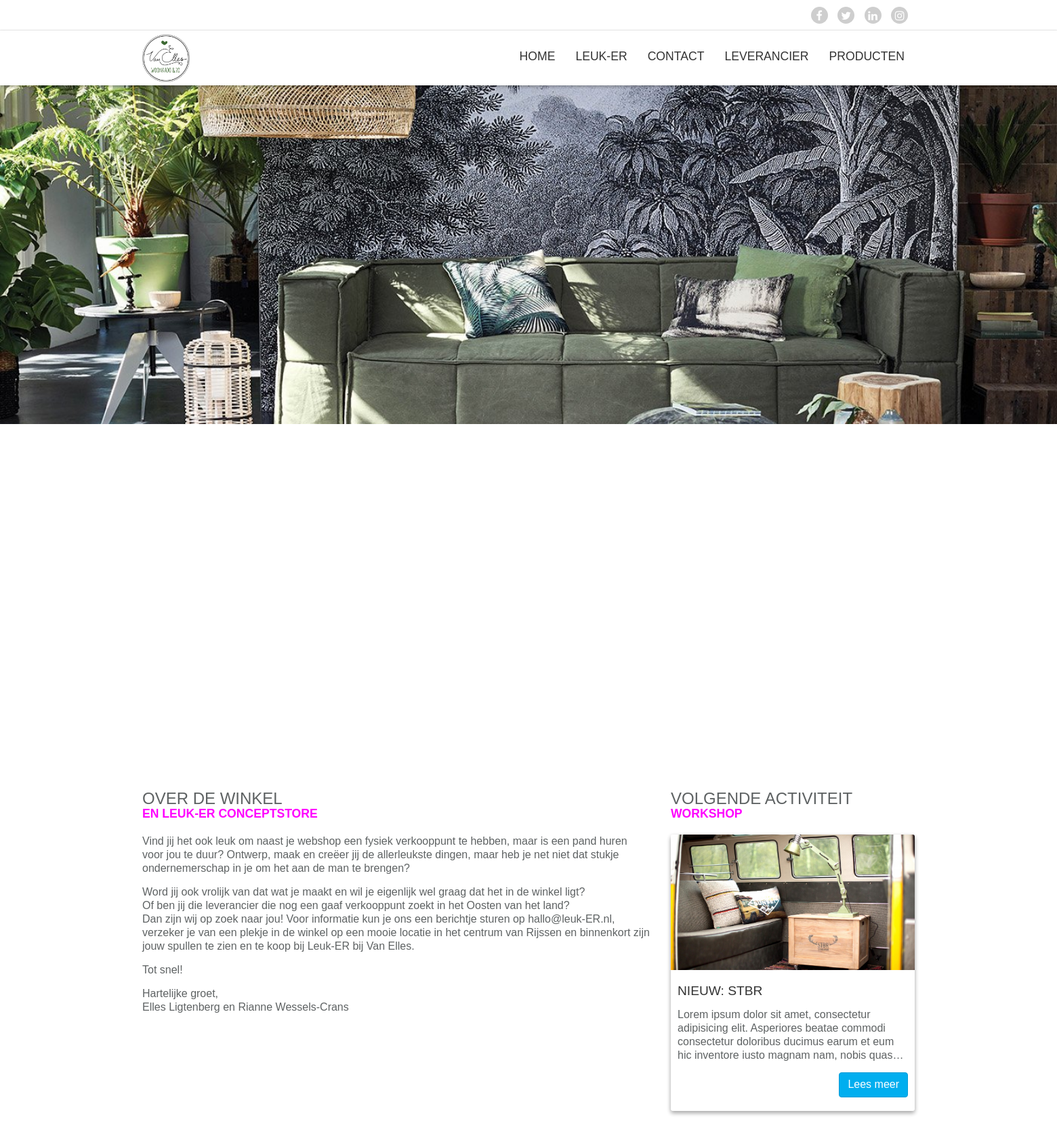
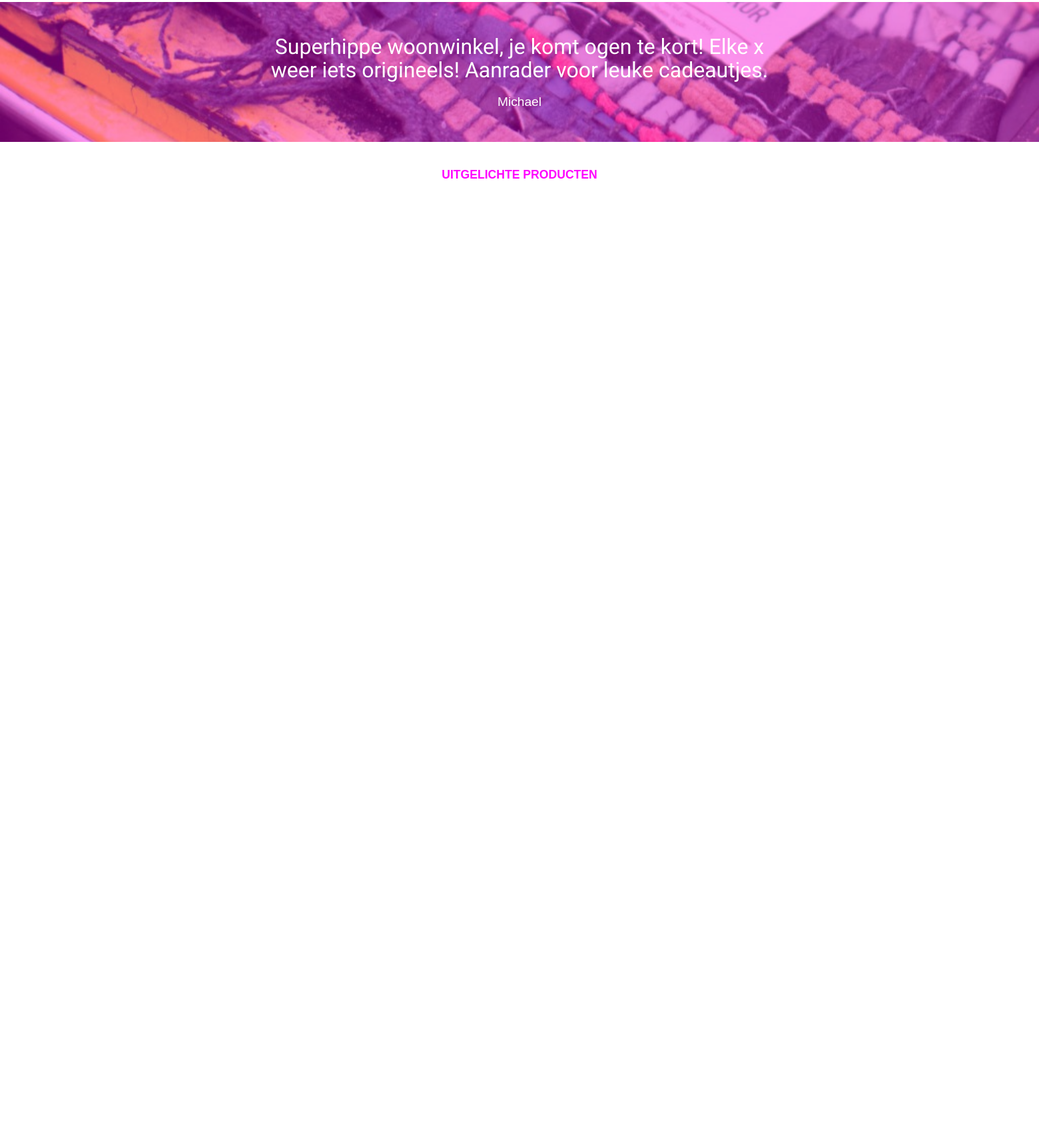
The page / (upper part) on the database its author committed (2 pictures, top to bottom).
### tables this page shows
CREATE TABLE `page` (
  `id` int(11) NOT NULL,
  `pagetitle` varchar(100) NOT NULL,
  `title` varchar(100) NOT NULL,
  `subtitle` varchar(100) DEFAULT NULL,
  `inhoud` mediumtext,
  `description` varchar(2000) DEFAULT NULL,
  `kernwoorden` varchar(100) DEFAULT NULL,
  `active` int(1) DEFAULT '1' COMMENT '1 = actief, 0 = inactief',
  `datum` datetime DEFAULT CURRENT_TIMESTAMP ON UPDATE CURRENT_TIMESTAMP,
  `image` varchar(45) DEFAULT NULL,
  `Module_id` int(11) NOT NULL,
  `user_id` int(11) NOT NULL,
  `url` varchar(50) NOT NULL,
  `page_order` int(11) NOT NULL DEFAULT '99'
);

CREATE TABLE `review` (
  `review_id` int(11) NOT NULL,
  `quote` varchar(200) NOT NULL,
  `rating` int(1) NOT NULL,
  `user_id` int(11) NOT NULL,
  `datum` datetime NOT NULL DEFAULT CURRENT_TIMESTAMP,
  `active` int(1) NOT NULL DEFAULT '0' COMMENT '0 = Niet geaccepteerd, 1 = geaccepteerd'
);

CREATE TABLE `user` (
  `user_id` int(11) NOT NULL,
  `email` varchar(45) NOT NULL,
  `first_name` varchar(45) DEFAULT NULL,
  `insertion` varchar(45) DEFAULT NULL,
  `last_name` varchar(45) DEFAULT NULL,
  `birthday` datetime DEFAULT NULL,
  `phonenumber` int(12) DEFAULT NULL,
  `city` varchar(45) DEFAULT NULL,
  `address` varchar(45) DEFAULT NULL,
  `zipcode` varchar(45) DEFAULT NULL,
  `role` int(11) NOT NULL DEFAULT '2',
  `newsletter` int(1) NOT NULL DEFAULT '0' COMMENT '0=nee, 1=ja'
);

### index.php (called while the page is built)
<?php
include_once('admin/classes/connection.class.php');
include_once('admin/classes/page.class.php');
$page = new Page();
if(isset($_GET['page'])) {
    $pageContent = $page->getPageByUrl(htmlentities($_GET['page']));
    if(!$pageContent) {
        $pageContent = [
            "pagetitle"     => "Oepss 404",
            "title"         => "Oepss, 404",
            "subtitle"      => "Deze pagina bestaat helaas niet.",
            "inhoud"        => "",
            "description"   => "",
            "kernwoorden"   => "",
            "path"          => "404.php"
        ];
    }
} else {
    $pageContent = $page->getFirstPageBy();
}
include_once('includes/header.php');
include_once('module/'.$pageContent['path']);
include_once('includes/footer.php');

### admin/classes/page.class.php (called while the page is built, shortened)
<?php
class Page {
    private $_db;
    public function __construct()
    {
        $this->_db = new Connection();
        $this->_db = $this->_db->databaseConnection();
    }
    public function getFirstPageBy() {
        try {
            $query = $this->_db->prepare('
                    SELECT pagetitle, title, subtitle, inhoud, description, kernwoorden, path
                    FROM page p
                    JOIN Module m ON p.Module_id = m.id
                    LIMIT 1;
                ');
            if($query->execute()) {
                if($query->rowCount() > 0) {
                    return $content = $query->fetchAll()[0];
                } else {
                    return false;
                }
            } else {
                return false;
            }
        } catch (PDOexception $e) {
            return false;
        }
    }
    public function getMenuItems() {
        try {
            $query = $this->_db->prepare('
                    SELECT pagetitle, url FROM page
                    WHERE active = 1
                    ORDER BY page_order, id;
                ');
            if($query->execute()) {
                return $content = $query->fetchAll();
            } else {
                return false;
            }
        } catch (PDOException $e) {
            return false;
        }
    }
}

### admin/classes/connection.class.php (called while the page is built, shortened)
<?php
class Connection {
    public function databaseConnection() {
        try {
            $this->_db = new PDO('mysql:host=localhost;dbname=vanelles', 'root', '');
            return $this->_db;
        } catch (PDOException $e) {
            echo "<h3>Let op</h3>Er is helaas een probleem met het verbinden van de server, probeer het later nog eens.";
            exit;
        }
    }
}

### admin/classes/content.class.php (called while the page is built)
<?php
class Content
{
    private $_db;
    public function __construct()
    {
        $this->_db = new Connection();
        $this->_db = $this->_db->databaseConnection();
    }
    public function getOneRandomReview()
    {
        try {
            $query = $this->_db->prepare('
                    SELECT * FROM review JOIN user ON review.user_id=user.user_id WHERE active=1 ORDER BY RAND() LIMIT 1;
                ');
            if ($query->execute()) {
                if ($query->rowCount() > 0) {
                    return $content = $query->fetchAll()[0];
                } else {
                    return false;
                }
            } else {
                echo $query->errorInfo();
                return false;
            }
        } catch (PDOexception $e) {
            echo $e->getMessage();
            return false;
        }
    }
}
?>

### module/homepage.php (the view, shortened to what this page needs)
<?php require_once 'includes/header.php'; ?>
<div id="content">
    <div id="main-slider">
        <div>
            <div class="slide" style="background-image: url('images/hk-living-banner_2048x2048.jpg')">
            </div>
        </div>
    </div>
    <div class="container">
        <div class="row">
            <section class="col-md-8 col-sm-7 col-xs-12 marbot">
                <div class="ptitle">
                    <h1><?php echo $pageContent['title']; ?></h1>
                    <h2><?php echo $pageContent['subtitle']; ?></h2>
                </div>
                <?php echo $pageContent['inhoud']; ?>
            </section>
            <aside class="col-md-4 col-sm-5 col-xs-12 marbot">
                <div class="ptitle">
                    <h1>Volgende activiteit</h1>
                    <h2>Workshop</h2>
                </div>
                <div class="card">
                    <a href="#" style="background-image: url('images/stbr.jpg');" class="card-img"></a>
                    <div class="card-body">
                        <a href="#"><h4 class="card-title">Nieuw: STBR</h4></a>
                        <p class="card-text">Lorem ipsum dolor sit amet, consectetur adipisicing elit. Asperiores beatae commodi consectetur doloribus ducimus earum et eum hic inventore iusto magnam nam, nobis quas quasi recusandae repellendus saepe, soluta tempora.</p>
                        <div class="a-right"><a href="#" class="btn btn-primary">Lees meer</a></div>
                    </div>
                </div>
            </aside>
        </div>
    </div>
    <?php require_once 'includes/quote.php'; ?>
    <div class="container">
        <div class="row">
            <div class="col-xs-12" id="main-product">
                <div class="a-center">
                    <div class="ptitle">
                        <h2>Uitgelichte producten</h2>
                    </div>
                </div>
                <div id="product-slide">
                </div>
            </div>
        </div>
    </div>
</div>
<?php require_once 'includes/footer.php'; ?>

### includes/menu.php (shortened to what this page needs)
<ul id="main-menu">
    <?php
    $menuitems = $page->getMenuItems();
    foreach ($menuitems as $item) {
        $title = $item['pagetitle'];
        $url = constant("local_url").$item['url'];
        echo "<li><a href='$url'>$title</a></li>";
    }
    ?>
</ul>

### includes/quote.php (shortened to what this page needs)
<?php
    require_once 'admin/classes/connection.class.php';
    require_once 'admin/classes/content.class.php';
    $content = new Content();
    $random = $content->getOneRandomReview();
    ?>
<?php if ($random){?>
        <div id="main-quote" style="background-image: url('images/stbr2.jpg');">
            <div class="overlay"></div>
            <div class="container">
                <div class="row">
                    <div class="col-md-8 col-sm-10 col-xs-12 col-md-offset-2 col-sm-offset-1">
                        <div id="quote-slider">
                            <div>
                               <?php
                                    $naamprint = $random["first_name"];
                                    $quoteprint = $random["quote"];
                                    print("<div class='quote'>" . $quoteprint . "<br>");
                                    print("</div>");
                                    print("<div class='naam'>" . $naamprint . "</div>");
                                 ?>
                            </div>
                        </div>
                    </div>
                </div>
            </div>
        </div>
<?php } else {
    print("<div class='quote'>hoi</div>");
} ?>

### css/lightbox.css (style rules this page uses)
body:after { content: url(../images/close.png) url(../images/loading.gif) url(../images/prev.png) url(../images/next.png); display: none; }

### css/main.css (style rules this page uses)
body { font-family: "Century Gothic", CenturyGothic, AppleGothic, sans-serif; font-size: 16px; font-style: normal; font-variant: normal; font-weight: 400; line-height: 20px; color: #5e6263; overflow-x: hidden; background-color: #fff; padding-top: 126px; }
.card, #main-header, .icon-list li a { -webkit-transition: all 0.2s ease-in-out; -moz-transition: all 0.2s ease-in-out; -ms-transition: all 0.2s ease-in-out; -o-transition: all 0.2s ease-in-out; transition: all 0.2s ease-in-out; }
.ptitle { margin-bottom: 20px; }
.ptitle h1 { font-size: 1.5em; color: #5e6263; text-transform: uppercase; margin: 0; font-family: Josefin Sans, sans-serif; }
.ptitle h2 { font-size: 1.1em; color: #ff00ff; text-transform: uppercase; margin: 0; font-family: Josefin Sans, sans-serif; font-weight: bold; }
.a-right { text-align: right; }
.a-center { text-align: center; }
.marbot { margin-bottom: 40px; }
p { margin-bottom: 15px; }
#main-menu { list-style: none; padding: 0; margin: 0; float: right; }
#main-menu > li { display: inline-block; }
#main-menu > li > a { display: block; text-transform: uppercase; font-size: 1.1em; padding: 28px 15px; color: #333; font-family: Josefin Sans, sans-serif; }
#main-slider { margin-bottom: 40px; }
#main-slider .slide { background-size: cover; width: 100%; height: 500px; background-position: center; }
.card { width: 100%; display: block; box-shadow: 0 3px 6px rgba(0,0,0,0.16), 0 3px 6px rgba(0,0,0,0.23); border-radius: 3px; overflow: hidden; }
.card .card-img { width: 100%; height: 200px; display: block; background-size: cover; background-position: center; }
.card .card-body { padding: 20px 10px; }
.card .card-title { color: #333; font-size: 1.2em; text-transform: uppercase; margin: 0 0 15px 0; }
.card .card-text { display: -webkit-box; -webkit-line-clamp: 4; -webkit-box-orient: vertical; overflow: hidden; text-overflow: ellipsis; width: 100%; margin-bottom: 15px; }
#main-quote { width: 100%; background-size: cover; background-position: center; text-align: center; position: relative; margin-bottom: 40px; }
#main-quote .overlay { position: absolute; top: 0; left: 0; width: 100%; height: 100%; background-color: rgba(255,0,255,.4); }
#main-quote .quote { font: 400 100px/1.2 'Merienda One', Helvetica, sans-serif; font-size: 2em; color: #fff; display: block; margin-top: 50px; line-height: 35px; }
#main-quote .naam { display: block; font-family: Josefin Sans, sans-serif; margin-top: 20px; color: #fff; font-size: 1.2em; margin-bottom: 50px; }
@media all and (min-width: 992px) { #main-menu { display: block!important; } }

### rows shown on the page
page: pagetitle "HOME", title "OVER DE WINKEL", subtitle "EN LEUK-ER CONCEPTSTORE", inhoud "Vind jij het ook leuk om naast je webshop een fysiek verkooppunt te hebben, maar is een pand huren voor jou te duur? Ontwerp, maak en creëer jij de allerleukste dingen, maar heb je net niet dat stukje ondernemerschap in je om het aan de man te brengen? Word jij ook vrolijk van dat wat je maakt en wil je eigenlijk wel graag dat het in de winkel ligt? Of ben jij die leverancier die nog een gaaf verkooppunt zoekt in het Oosten van het land? Dan zijn wij op zoek naar jou! Voor informatie kun je ons een berichtje sturen op hallo@leuk-ER.nl, verzeker je van een plekje in de winkel op een mooie locatie in het centrum van Rijssen en binnenkort zijn jouw spullen te zien en te koop bij Leuk-ER bij…"
page: pagetitle "LEUK-ER"
page: pagetitle "CONTACT"
page: pagetitle "LEVERANCIER"
page: pagetitle "PRODUCTEN"
review: quote "Superhippe woonwinkel, je komt ogen te kort! Elke x weer iets origineels! Aanrader voor leuke cadeautjes.", user.first_name "Michael"
